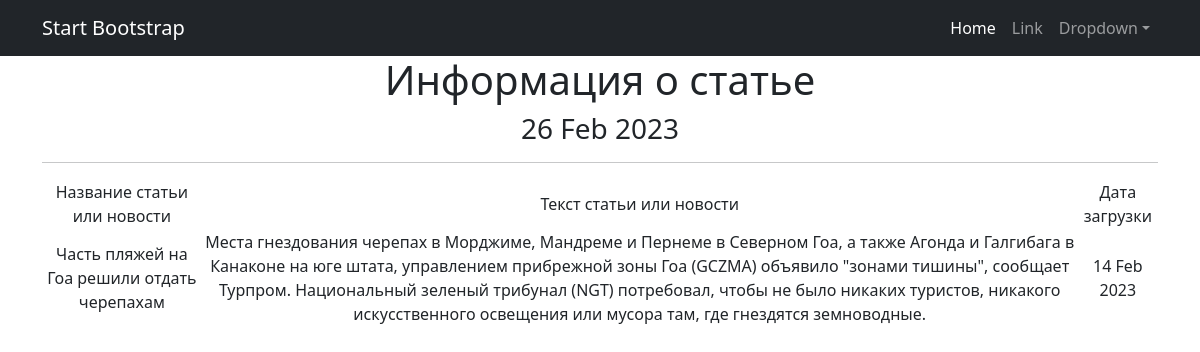
Page /news/20 on the committed database.
### news/models.py (models this page shows, shortened)
class Post(models.Model):
    author = models.ForeignKey(Author, on_delete=models.CASCADE)
    NEWS = 'NW'
    ARTICLE = 'AR'
    CATEGORY_CHOICES = (
        (NEWS, 'Новость'),
        (ARTICLE, 'Статья'),
    )
    categoryType = models.CharField(max_length=2, choices=CATEGORY_CHOICES, default=ARTICLE)
    dateCreation = models.DateTimeField(auto_now_add=True)
    postCategory = models.ManyToManyField(Category, through='PostCategory')
    title = models.CharField(max_length=128)
    text = models.TextField()
    rating = models.SmallIntegerField(default=0)

### news/views.py (the view)
# urls.py: path('<int:pk>', PostDetail.as_view(), name='post_detail'),
class PostDetail(DetailView):
    model = Post
    template_name = 'post_1.html'
    context_object_name = 'post'
    def get_context_data(self, **kwargs):
        context = super().get_context_data(**kwargs)
        context['time_now'] = datetime.utcnow()
        return context

### news/templatetags/custom_filters.py (called while the page is built)
@register.filter()
def censor(value):
    bad_words = ['интересно', 'здорово', 'отлично']
    if not isinstance(value, str):
        raise TypeError(f"unresolved type '{type(value)}' expected  type 'str'")
    for word in value.split():
        if word.lower() in bad_words:
            value = value.replace(word, f"{word[0]}{'*' * (len(word) - 1)}")
    return value

### templates/post_1.html (shortened to what this page needs)
{% extends 'flatpages/default.html' %}
{% load custom_filters %}
{% load custom_tags %}
{% block content %}
  <h1>Информация о статье</h1>
   <h3>{{ time_now|date:'d M Y' }}</h3>
<hr>
       <table>
           <tr>
               <td>Название статьи или новости</td>
               <td>Текст статьи или новости</td>
               <td>Дата загрузки</td>
           <tr>
               <td>{{ post.title|censor }}</td>
               <td>{{ post.text |censor }}</td>
               <td>{{ post.dateCreation|date:'d M Y ' }}</td>
       </table>
{% endblock content %}

### rows in the picture
Post: title|censor "Часть пляжей на Гоа решили отдать черепахам", text|censor "Места гнездования черепах в Морджиме, Мандреме и Пернеме в Северном Гоа, а также Агонда и Галгибага в Канаконе на юге штата, управлением прибрежной зоны Гоа (GCZMA) объявило \"зонами тишины\", сообщает Турпром. Национальный зеленый трибунал (NGT) потребовал, чтобы не было никаких туристов, никакого искусственного освещения или мусора там, где гнездятся земноводные.", dateCreation "14 Feb 2023"

### other values in the picture
{{ time_now|date:'d M Y' }} "26 Feb 2023"
